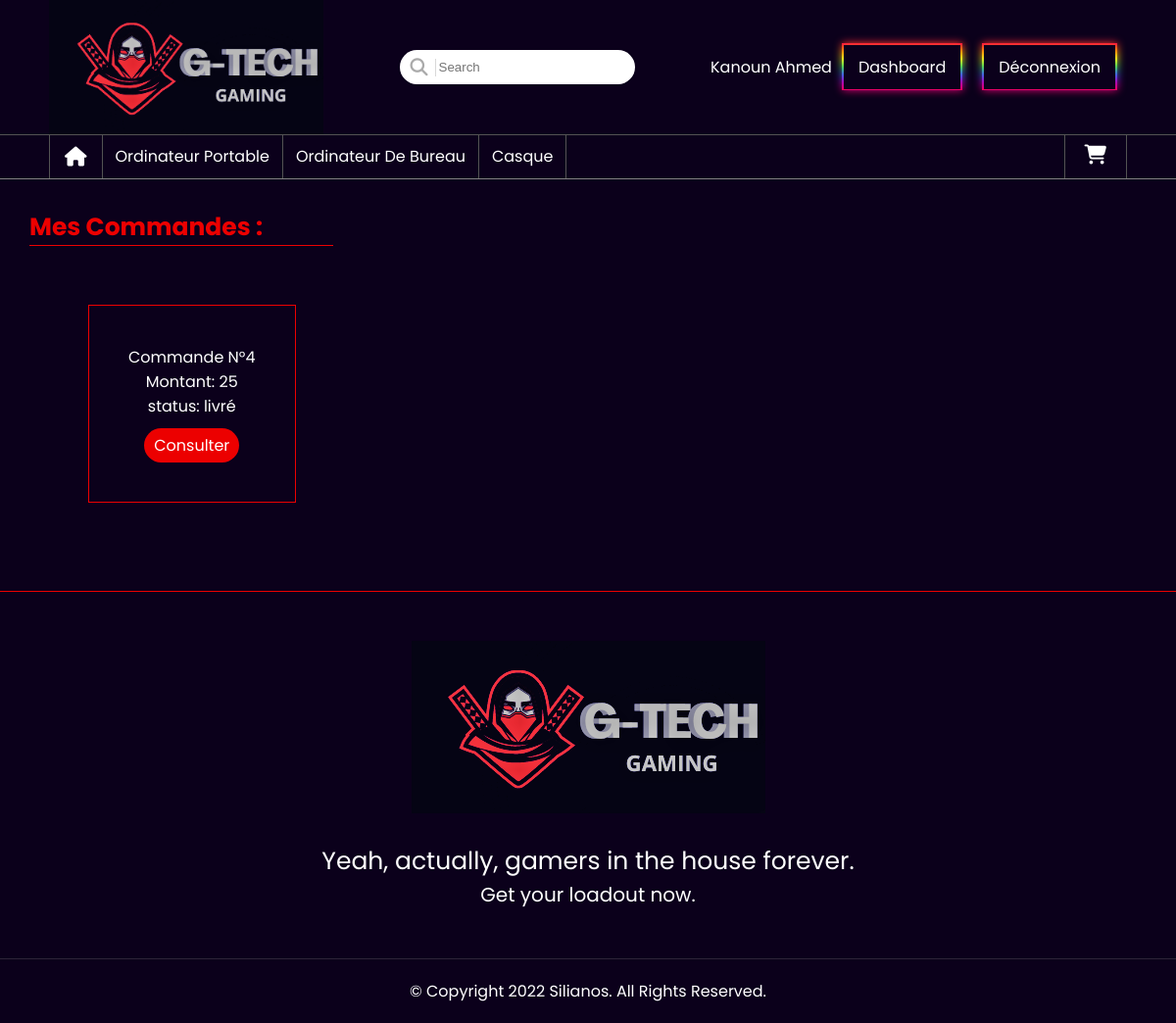
Before: /commande.php (signed in) with the older database file.
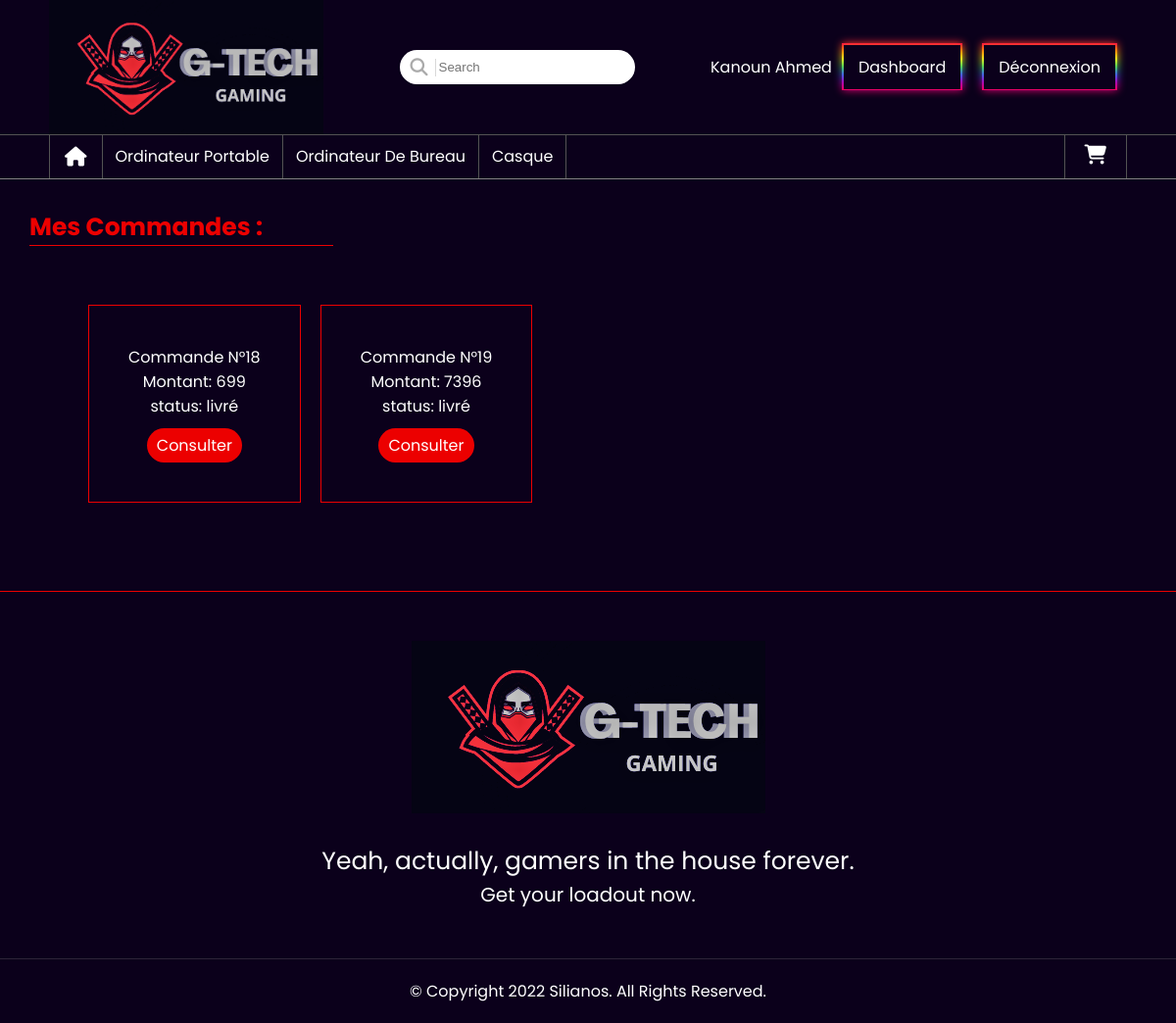
After: the same page with the newer database file.
### tables this page shows
CREATE TABLE `client` (
  `id_client` int(3) NOT NULL,
  `nom` varchar(20) NOT NULL,
  `prenom` varchar(20) NOT NULL,
  `email` varchar(50) NOT NULL,
  `mdp` varchar(32) NOT NULL,
  `ville` varchar(20) NOT NULL,
  `code_postal` int(4) UNSIGNED ZEROFILL NOT NULL,
  `adresse` varchar(50) NOT NULL,
  `telephone` varchar(8) NOT NULL
);

CREATE TABLE `categorie` (
  `id_categorie` int(3) NOT NULL,
  `libelle` varchar(50) NOT NULL,
  `home` tinyint(1) NOT NULL
);

CREATE TABLE `commande` (
  `id_commande` int(3) NOT NULL,
  `id_client` int(3) DEFAULT NULL,
  `montant` decimal(10,0) NOT NULL,
  `date_enregistrement` datetime NOT NULL,
  `etat` enum('en cours de traitement','envoyé','livré','annulé') NOT NULL
);

### commande.php (the view, shortened to what this page needs)
<?php
    require_once("./connect.php");
    $id=$_COOKIE['user'];
    $req="SELECT * from commande where id_client=$id";
    $rek=mysqli_query($con,$req) or die(mysqli_error($con));
?>
<!DOCTYPE html>
<html lang="en">
<head>
    <link rel="stylesheet" href="./styles/index.css">
    <link rel="stylesheet" href="./styles/footer.css">
    <link rel="stylesheet" href="./styles/commande.css">
</head>
<body>
    <header>
    <?php
            if (isset($_COOKIE["user"]) && $_COOKIE["user"]=="null" || !isset($_COOKIE["user"]))
            {
                require_once("./navbarnot.php");
            }
            else
            {
                require_once("./navbar.php");
            }
            require_once("./navigator.php");
        ?>
    </header>
    <main>
        <section id="commande-sec">
            <h1>Mes Commandes :</h1>
                <?php
                    if(mysqli_num_rows($rek)!=0){
                ?>
                    <div class="commande-container">
                        <?php
                            while($t=mysqli_fetch_array($rek)){
                        ?>
                        <div class="cmnd">
                            <p>Commande N°<?php echo $t['id_commande']; ?></p>
                            <p>Montant: <?php echo $t['montant']; ?></p>
                            <p>status: <?php echo $t['etat']; ?></p>
                            <a href="/route/detail.php?id=<?php echo$t['id_commande']; ?>">Consulter</a>
                        </div>
                        <?php
                            }
                        ?>
                    </div>
                <?php
                    }
                    else{
                ?>
                    <div class="empty-commande-container">
                        <h2>Pas de Commande !</h2>
                    </div>
                <?php
                    }
                ?>
        </section>
    </main>
    <footer>
        <?php require_once("./footer.php"); ?>
    </footer>
</body>
</html>

### navbar.php (shortened to what this page needs)
<?php
require_once("./connect.php");
$user_id=intval($_COOKIE["user"]);
  $req="select * from client where id_client='$user_id';";
  $res=mysqli_query($con,$req) or die(mysqli_error($con));
  $t=mysqli_fetch_array($res);
?>
<!DOCTYPE html>
<html lang="en">
<head>
    <link rel="stylesheet" href="./styles/navbar.css">
</head>
<body>
  <nav class="navbar">
      <img src="./assets//logo.png" alt="gtek_logo" />
       <div class="navbar-input-group">
       <input placeholder="Search" />
       <span><i class="fas fa-search"></i></span>
       </div>
        <div class="nav-btns">
            <p class="connected-nav-np"><?php echo $t['nom'] ?> <?php echo $t['prenom'] ?></p>
            <div class="rgb-border">
          <a href="/route/dashboard.php">Dashboard</a>
          </div>
          <div class="rgb-border">
          <a href="/route/disconnect.php">Déconnexion</a>
          </div>
        </div>
  </nav>
</body>
</html>

### navigator.php (shortened to what this page needs)
<!DOCTYPE html>
<html lang="en">
<head>
    <link rel="stylesheet" href="./styles/navigator.css">
</head>
<body>
    <?php
        require_once("./connect.php");
        $req="select * from categorie where home=1;";
        $res=mysqli_query($con,$req) or die("request is not working;");
        if(mysqli_num_rows($res)!=0){
    ?>
    <ul class="navigator">
        <li><a href="/route"><i class="fas fa-home"></i></a></li>
        <?php while($t=mysqli_fetch_array($res)){  ?>
            <li class="cat"><a  href="/route/categorie.php?id=<?php echo $t['id_categorie'] ?>"><?php echo $t['libelle'] ?></a></li>
        <?php }} ?>
        <li><a href="/route/panier.php"><i class="fas fa-shopping-cart"></i></a></li>
    </ul>
</body>
</html>

### footer.php
<div class="upper-section">
    <div class="center">
        <img src="./assets/logo.png" alt="" />
        <p class="topper">Yeah, actually, gamers in the house forever.</p>
        <p class="under">Get your loadout now.</p>
    </div>
</div>
<div class="under-section">
    <p>© Copyright 2022 Silianos. All Rights Reserved.</p>
</div>

### styles/index.css (style rules this page uses)
* { margin: 0; padding: 0; box-sizing: border-box; outline: none !important; }
:root { --primary-dark-gtek:#0B001B; --primary-red-gtek:#EC0000; --primary-white-gtek:#B6B6B6; }
body { overflow-x: hidden; }

### styles/footer.css (style rules this page uses)
.under-section { width: 100vw; background-color: var(--primary-dark-gtek); display: flex; justify-content: center; border-top:1px solid #8080804a !important; padding: 20px 0; }
.under-section p { color: white; font-family: 'Poppins',sans-serif; }
.upper-section { background-color: var(--primary-dark-gtek); padding: 50px 0; border-top: 1px solid var(--primary-red-gtek); }
.upper-section .center { display: flex; flex-direction: column; justify-content: center; align-items: center; width: 100%; }
.upper-section .center p { color: white; font-family: 'Poppins',sans-serif; font-size: 20px; }
.upper-section .center p.topper { margin-top: 30px; font-size: 25px; }

### styles/commande.css (style rules this page uses)
#commande-sec { min-height: 40vh; padding: 30px; background-color: var(--primary-dark-gtek); border-top: 1px solid gray; }
h1 { color: var(--primary-red-gtek); font-family: 'Poppins',sans-serif; font-size: 25px !important; position: relative; width: fit-content; }
h1:after { content: ''; position: absolute; left: 0; bottom: 0; width: 130%; height: 1px; background-color: var(--primary-red-gtek); }
.commande-container { display: flex; flex-wrap: wrap; background-color: var(--primary-dark-gtek); padding: 50px; }
.cmnd { display: flex; justify-content: center; align-items: center; flex-direction: column; background-color: var(--primary-dark-gtek); padding: 40px; border: 1px solid var(--primary-red-gtek); margin: 10px; }
.cmnd p { color: white; font-family: 'Poppins',sans-serif; }
.cmnd a { margin-top: 10px; color: white; background-color: var(--primary-red-gtek); padding: 5px 10px; border-radius: 50px; text-decoration: none; font-family: 'Poppins',sans-serif; }

### styles/navbar.css (style rules this page uses)
nav.navbar { width: 100vw; background-color: var(--primary-dark-gtek); display: flex; justify-content: space-between; align-items: center; padding: 0 50px; }
nav.navbar img { width: 280px; }
nav.navbar input { width: 20vw; padding: 10px 20px 10px 40px; border-radius: 50px; border: none; position: relative; }
nav.navbar div.navbar-input-group { position: relative; }
nav.navbar span { position: absolute; left: 11px; bottom: 7px; }
nav.navbar span i { font-size: 18px; color: #aaa; border-right: 1px solid #d9d9d9; padding-right: 7px; }
nav.navbar div.nav-btns { display: flex; align-items: center; }
nav.navbar div.nav-btns a { margin: 0 2px; padding: 10px 15px; color: white; text-decoration: none; font-family: 'Poppins', sans-serif; position: relative; z-index: 20; background-color: var(--primary-dark-gtek); }
nav.navbar .rgb-border { background: var(--primary-dark-gtek); background: linear-gradient( #fd004c, #fe9000, #fff020, #3edf4b, #3363ff, #b102b7, #fd004c ); margin: 0 10px; height: 48px; display: flex; justify-content: center; align-items: center; width: fit-content; position: relative; animation: spin 5s linear infinite; }
nav.navbar .rgb-border::before { content: ''; position: absolute; top: 50%; left: 50%; transform: translate(-50%,-50%); width: 100%; height: 100%; background: inherit; filter: blur(4px); }
p.connected-nav-np { color: white; font-family: 'Poppins',sans-serif; }

### styles/navigator.css (style rules this page uses)
ul.navigator { display: flex; align-items: center; width: 100vw; padding: 7px 50px; list-style: none; background-color: var(--primary-dark-gtek); border-top:1px solid #535353; }
ul.navigator li i { color: white; }
ul.navigator li a { color: white; text-decoration: none; padding: 11px 13px; font-family: 'Poppins',sans-serif; border-right: 1px solid #535353; text-transform: capitalize; }
ul.navigator li:first-child a { border-left: 1px solid #535353; border-right: 1px solid #535353; padding: 8px 15px; font-size: 20px; }
ul.navigator li:last-child { margin-left: auto; }
ul.navigator li:last-child a { padding: 11px 20px !important; border-left: 1px solid #535353; }
ul.navigator li:last-child i { color: white; font-size: 20px; }

Changed rows visible on the page:
removed commande: id_commande "4", montant "25", etat "livré"
added commande: id_commande "18", montant "699", etat "livré"
added commande: id_commande "19", montant "7396", etat "livré"
